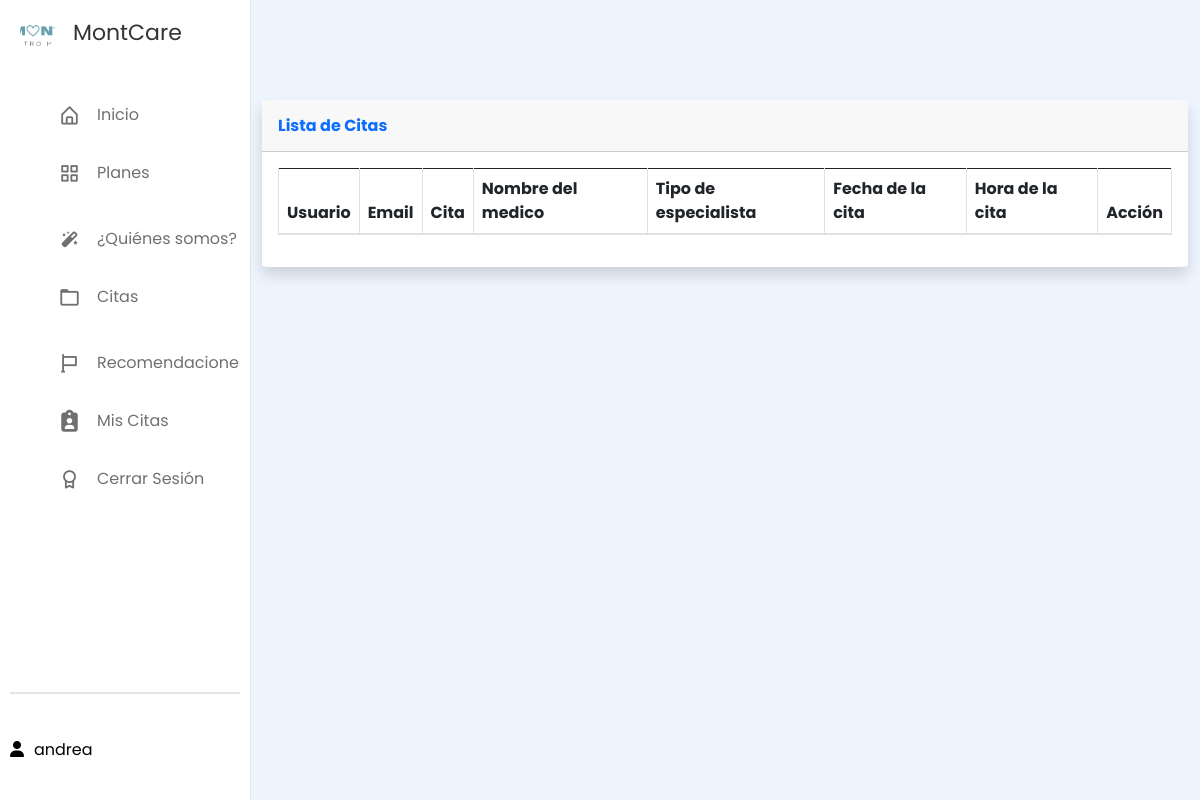
The app's page /reservas/mis_citas.php (signed in), older data.
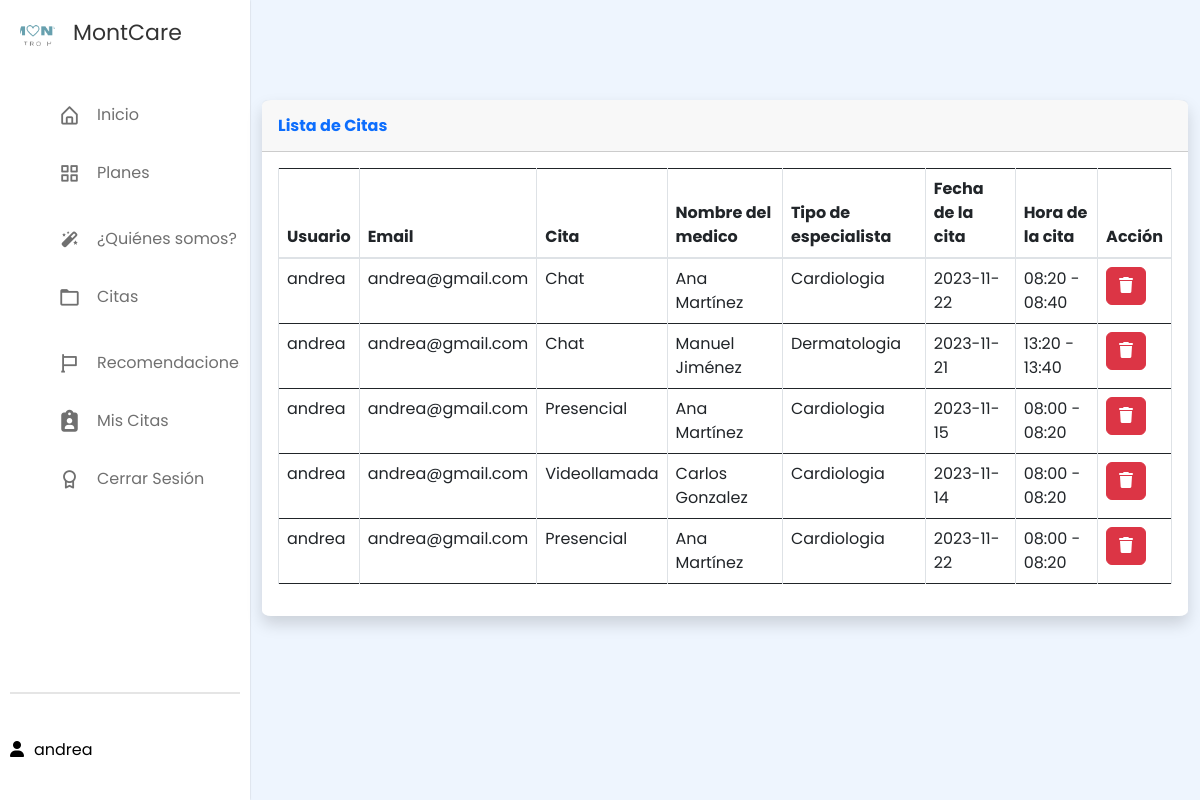
The same page, newer data.
### tables this page shows
CREATE TABLE `reservas` (
  `id_reserva` int(11) NOT NULL,
  `id_usuario` int(11) NOT NULL,
  `cita` varchar(50) NOT NULL,
  `nombre_medico` int(11) NOT NULL,
  `tipo_especialista` varchar(50) NOT NULL,
  `fecha_cita` date NOT NULL,
  `hora_cita` varchar(100) NOT NULL,
  `title` varchar(100) NOT NULL,
  `start` date NOT NULL,
  `end` date NOT NULL,
  `color` varchar(50) NOT NULL,
  `fyh_creacion` datetime NOT NULL,
  `fyh_actualizacion` datetime NOT NULL
);

CREATE TABLE `usuarios` (
  `id` int(11) NOT NULL,
  `tipo_id` varchar(50) NOT NULL,
  `num_id` varchar(50) NOT NULL,
  `nombre_completo` varchar(50) NOT NULL,
  `apellidos` varchar(50) NOT NULL,
  `fecha_nacimiento` date NOT NULL,
  `email` varchar(30) NOT NULL,
  `telefono` varchar(20) NOT NULL,
  `usuario` varchar(20) NOT NULL,
  `contrasena` varchar(30) NOT NULL,
  `confirm_contra` varchar(30) NOT NULL
);

CREATE TABLE `doctor` (
  `id` int(11) NOT NULL,
  `cedula` int(50) NOT NULL,
  `nombres` varchar(50) NOT NULL,
  `especialidad` varchar(100) NOT NULL,
  `sexo` varchar(50) NOT NULL,
  `telefono` varchar(50) NOT NULL,
  `fecha` date NOT NULL,
  `correo` varchar(50) NOT NULL DEFAULT current_timestamp(),
  `contrasena` varchar(50) NOT NULL,
  `fecha_registro` timestamp NOT NULL DEFAULT current_timestamp()
);

### reservas/mis_citas.php (the view, shortened to what this page needs)
<?php
$usuario_sesion = "";
if (isset($_SESSION['usuario'])) {
    $usuario_sesion = $_SESSION['usuario'];
} else {
}
?>
<!DOCTYPE html>
<html lang="en">
<head>
    <link rel="stylesheet" href="ruta_a_bootstrap/css/bootstrap.min.css">
    <link rel="stylesheet" href="/css/style.css" />
    <link rel="stylesheet" href="https://cdn.jsdelivr.net/npm/sweetalert2@10.16.6/dist/sweetalert2.min.css">
    <link flex href="https://unpkg.com/boxicons@2.1.4/css/boxicons.min.css" rel="stylesheet" />
    <link href="https://cdn.jsdelivr.net/npm/bootstrap@5.3.2/dist/css/bootstrap.min.css" rel="stylesheet">
    <link href="../vendor/fontawesome-free/css/all.min.css" rel="stylesheet" type="text/css">
    <link href="../citas-medicas/vendor/fontawesome-free/css/all.min.css" rel="stylesheet" type="text/css">
</head>
<head>
    <link rel="stylesheet" href="../css/all.css" />
    <link rel="stylesheet" href="../css/bootstrap.css" />
    <link rel="stylesheet" href="../css/normalize.css">
    <link rel="stylesheet" href="https://cdnjs.cloudflare.com/ajax/libs/font-awesome/6.1.2/css/all.min.css" />
    <link rel="stylesheet" href="../css/estilos.css" />
    <link flex href="https://unpkg.com/boxicons@2.1.4/css/boxicons.min.css" rel="stylesheet" />
    <link rel="stylesheet" href="../css/style.css" />
</head>
<div class="container-1">
    <aside class="sidebar">
        <nav class="sidebar locked">
            <div class="logo_items flex">
                <span class="nav_image">
                    <img src="../imágenes/logo.png" alt="logo_img" />
                </span>
                <span class="logo_name">MontCare</span>
            </div>
            <div class="menu_container">
                <div class="menu_items">
                    <ul class="menu_item">
                        <li class="item">
                            <a href="../despues_ingreso.php" class="link flex">
                                <i class="bx bx-home-alt"></i>
                                <span>Inicio</span>
                            </a>
                        </li>
                        <li class="item">
                            <a href="../des_ing_info_planes.php" class="link flex">
                                <i class="bx bx-grid-alt"></i>
                                <span>Planes</span>
                            </a>
                        </li>
                    </ul>
                    <ul class="menu_item">
                        <li class="item">
                            <a href="../des_ingre_nosotros.php" class="link flex">
                                <i class="bx bxs-magic-wand"></i>
                                <span>¿Quiénes somos?</span>
                            </a>
                        </li>
                        <li class="item">
                            <a href="http://localhost/MontCare/reservar.php" class="link flex">
                                <i class="bx bx-folder"></i>
                                <span>Citas</span>
                            </a>
                        </li>
                    </ul>
                    <ul class="menu_item">
                        <li class="item">
                            <a href="../despues_ingreso_recomendaciones.php" class="link flex">
                                <i class="bx bx-flag"></i>
                                <span>Recomendaciones</span>
                            </a>
                        </li>
                        <li class="item">
                            <a href="#" class="link flex">
                            <i class="fa-solid fa-clipboard-user"></i>
                                <span>Mis Citas</span>
                            </a>
                        </li>
                        <li class="item">
                            <a href="../php/cerrar_sesion.php" class="link flex">
                                <i class="bx bx-award"></i>
                                <span>Cerrar Sesión</span>
                            </a>
                        </li>
                    </ul>
                </div>
                <div class="sidebar_profile flex">
                    <div class="data_text">
                        <a href="http://localhost/MontCare/" class="ms-lg-3">
                            <p style="color: #000000"><i class="fa-solid fa-user" style="color: #000000"></i><?php echo $usuario_sesion; ?> </p>
                        </a>
                    </div>
                </div>
            </div>
        </nav>
    </aside>
    <main class="content">
        <body id="page-top">
            <div class="container-fluid">
                <div class="card shadow mb-4">
                    <div class="card-header py-3">
                        <h6 class="m-0 font-weight-bold text-primary">Lista de Citas</h6>
                    </div>
                    <div class="card-body">
                        <div class="table-responsive">
                            <table class="table table-bordered" id="dataTable" width="100%" cellspacing="0">
                                <thead>
                                    <tr>
                                        <th>Usuario</th>
                                        <th>Email</th>
                                        <th>Cita</th>
                                        <th>Nombre del medico</th>
                                        <th>Tipo de especialista</th>
                                        <th>Fecha de la cita</th>
                                        <th>Hora de la cita</th>
                                        <th>Acción</th>
                                    </tr>
                                </thead>
                                <?php
                                include "../php/conexion_be.php";
                                $usuario_sesion = $_SESSION['usuario'];
                                $sql_usuario = "SELECT id FROM usuarios WHERE usuario = '$usuario_sesion'";
                                $query_usuario = $pdo->prepare($sql_usuario);
                                $query_usuario->execute();
                                $usuario = $query_usuario->fetch(PDO::FETCH_ASSOC);
                                $id_usuario = $usuario['id'];
                                $result = mysqli_query($conexion, "SELECT *, usu.nombre_completo as nombre_completo, usu.email as email, doc.nombres as nombres FROM reservas as res INNER JOIN usuarios as usu ON usu.id = res.id_usuario INNER JOIN doctor as doc ON doc.id = res.nombre_medico WHERE res.id_usuario = $id_usuario");
                                while ($reservas = mysqli_fetch_assoc($result)) :
                                ?>
                                    <tr>
                                        <td><?php echo $reservas['nombre_completo']; ?></td>
                                        <td><?php echo $reservas['email']; ?></td>
                                        <td><?php echo $reservas['cita']; ?></td>
                                        <td><?php echo $reservas['nombres']; ?></td>
                                        <td><?php echo $reservas['tipo_especialista']; ?></td>
                                        <td><?php echo $reservas['fecha_cita']; ?></td>
                                        <td><?php echo $reservas['hora_cita']; ?></td>
                                        <td>
                                            <a href="eliminar_miCita.php?id_reserva=<?php echo $reservas['id_reserva'] ?> " class="btn btn-danger btn-del">
                                                <i class="fa fa-trash "></i></a></button>
                                        </td>
                                    </tr>
                                <?php endwhile; ?>
                            </table>
                        </div>
                    </div>
                </div>
            </div>
</div>
</body>
</html>

### css/style.css (style rules this page uses)
* { margin: 0; padding: 0; box-sizing: border-box; font-family: "Poppins", sans-serif; }
body { min-height: 100vh; background: #eef5fe; }
.flex { display: flex; align-items: center; }
.nav_image { display: flex; min-width: 55px; justify-content: center; }
.nav_image img { height: 35px; width: 35px; border-radius: 50%; object-fit: cover; size: 100% 100%; }
.sidebar { position: fixed; top: 0; left: 0; height: 100%; width: 270px; background: #fff; padding: 15px 10px; box-shadow: 0 0 2px rgba(0, 0, 0, 0.1); transition: all 0.4s ease; }
.logo_items { gap: 8px; }
.logo_name { font-size: 22px; color: #333; font-weight: 500px; transition: all 0.3s ease; }
.menu_container { display: flex; flex-direction: column; justify-content: space-between; margin-top: 40px; overflow-y: auto; height: calc(100% - 82px); }
.item { list-style: none; }
.link { text-decoration: none; border-radius: 8px; margin-bottom: 8px; color: #707070; }
.link span { white-space: nowrap; }
.link i { height: 50px; min-width: 55px; display: flex; font-size: 22px; align-items: center; justify-content: center; border-radius: 4px; }
.sidebar_profile { padding-top: -13px; margin-top: 1px; gap: 5px; border-top: 2px solid rgba(0, 0, 0, 0.1); }
.content { flex-grow: 1; width: 77%; margin-left: 250px; }
.container-1 { display: flex; }
.sidebar { width: 250px; }

### css/estilos.css (style rules this page uses)
.fa-user { margin-right: 10px; }
p { margin-top: 20px; }
.card { border-radius: 5%; border: solid 3px black; }
a { text-decoration: none; }

### reservas/mis_citas.php (style rules this page uses)
.card { border-radius: 1%; border: white; margin-top: 100px; }

Row changes from the older to the newer data that the page shows:
now on this page (row edited): reservas: id_usuario.nombre_completo "andrea", id_usuario.email "andrea@gmail.com", cita "Chat", nombre_medico.nombres "Ana Martínez", tipo_especialista "Cardiologia", fecha_cita "2023-11-22", hora_cita "08:20 - 08:40"
added reservas: id_usuario.nombre_completo "andrea", id_usuario.email "andrea@gmail.com", cita "Chat", nombre_medico.nombres "Manuel Jiménez", tipo_especialista "Dermatologia", fecha_cita "2023-11-21", hora_cita "13:20 - 13:40"
added reservas: id_usuario.nombre_completo "andrea", id_usuario.email "andrea@gmail.com", cita "Presencial", nombre_medico.nombres "Ana Martínez", tipo_especialista "Cardiologia", fecha_cita "2023-11-15", hora_cita "08:00 - 08:20"
now on this page (row edited): reservas: id_usuario.nombre_completo "andrea", id_usuario.email "andrea@gmail.com", cita "Videollamada", nombre_medico.nombres "Carlos Gonzalez", tipo_especialista "Cardiologia", fecha_cita "2023-11-14", hora_cita "08:00 - 08:20"
added reservas: id_usuario.nombre_completo "andrea", id_usuario.email "andrea@gmail.com", cita "Presencial", nombre_medico.nombres "Ana Martínez", tipo_especialista "Cardiologia", fecha_cita "2023-11-22", hora_cita "08:00 - 08:20"
